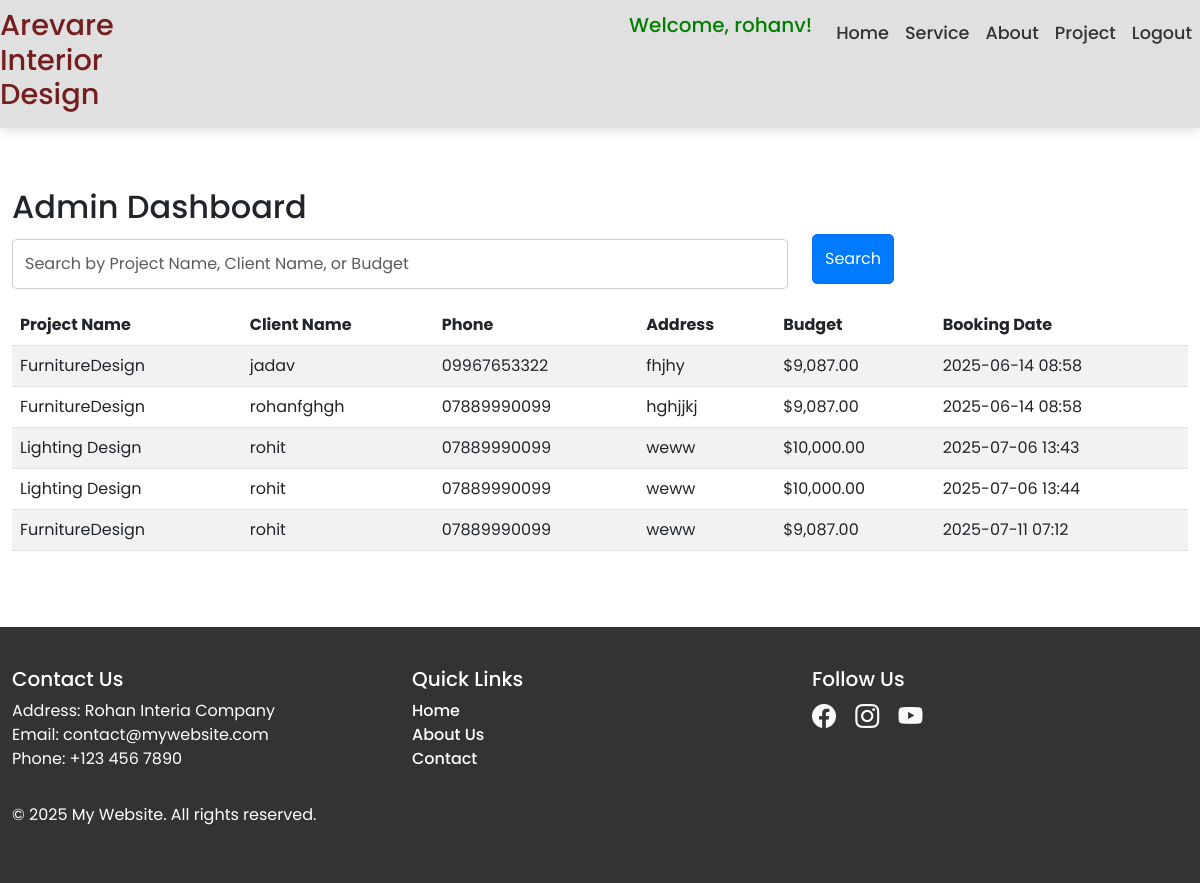
The page /booking/admin-dashboard/ (signed in) on the database its author committed.
### users/models.py (models this page shows)
class CustomUser(AbstractUser):
    email = models.EmailField(unique=True)

### booking/models.py (models this page shows, shortened)
class Booking(models.Model):
    PENDING = 'PENDING'
    PAID = 'PAID'
    FAILED = 'FAILED'
    PAYMENT_STATUS_CHOICES = [
        (PENDING, 'Pending'),
        (PAID, 'Paid'),
        (FAILED, 'Failed'),
    ]
    user = models.ForeignKey(settings.AUTH_USER_MODEL, on_delete=models.CASCADE)
    project = models.ForeignKey('project.ConstructionProject', on_delete=models.CASCADE)
    name = models.CharField(max_length=255)  # Client's name
    address = models.TextField()
    phone = models.CharField(max_length=20)
    budget = models.DecimalField(max_digits=10, decimal_places=2)
    payment_status = models.CharField(max_length=10, choices=PAYMENT_STATUS_CHOICES, default=PENDING)
    created_at = models.DateTimeField(auto_now_add=True)
    partial_payment_amount = models.DecimalField(max_digits=10, decimal_places=2, default=0.0)
    razorpay_order_id = models.CharField(max_length=255, blank=True, null=True)  # Store Razorpay order ID
    other_field = models.CharField(max_length=255, blank=True, null=True)  # Example for another custom field
    first_instrument_amount = models.DecimalField(max_digits=10, decimal_places=2, default=0.0)  # Amount for first instrument
    second_instrument_amount = models.DecimalField(max_digits=10, decimal_places=2, default=0.0)  # Amount for second instrument

### project/models.py (models this page shows, shortened)
class ConstructionProject(models.Model):
    project_name = models.CharField(max_length=255)
    start_date = models.DateField()
    end_date = models.DateField()
    location = models.CharField(max_length=255)
    budget = models.DecimalField(max_digits=12, decimal_places=2)
    description = models.CharField(max_length=200)
    image = models.ImageField(upload_to='project/', blank=True, null=True, verbose_name="Project Image")

### booking/views.py (the view, shortened to what this page needs)
# urls.py: path('admin-dashboard/',admin_dashboard1, name='admin_dashboard'),
def admin_dashboard1(request):
    search_query = request.GET.get('search_query', '')
    payment_status_query = request.GET.get('payment_status', '')
    bookings = Booking.objects.all()
    if payment_status_query:
        bookings = bookings.filter(payment_status=payment_status_query)
    for booking in bookings:
        total_payment = booking.partial_payment_amount + booking.second_instrument_amount
        remaining_balance = booking.budget - total_payment
        booking.total_payment = total_payment
        booking.remaining_balance = remaining_balance
    return render(request, 'bookings/admin_dashboard.html', {
        'bookings': bookings,
        'search_query': search_query,
        'payment_status_query': payment_status_query,
    })

### templates/bookings/admin_dashboard.html
{% extends 'base.html' %}
{% load humanize %}
{% block content %}
    <div class="container">
        <h2>Admin Dashboard</h2>
        <form method="get" action="">
            <div class="row mb-3">
                <div class="col-md-8">
                    <input type="text" class="form-control" name="search_query" placeholder="Search by Project Name, Client Name, or Budget" value="{{ request.GET.search_query }}">
                </div>
                <div class="col-md-2">
                    <button type="submit" class="btn btn-primary">Search</button>
                </div>
            </div>
        </form>
        {% if bookings %}
            <table class="table table-striped">
                <thead>
                    <tr>
                        <th>Project Name</th>
                        <th>Client Name</th>
                        <th>Phone</th>
                        <th>Address</th>
                        <th>Budget</th>
                        <th>Booking Date</th>
                    </tr>
                </thead>
                <tbody>
                    {% for booking in bookings %}
                        <tr>
                            <td>{{ booking.project.project_name }}</td>
                            <td>{{ booking.name }}</td>
                            <td>{{ booking.phone }}</td>
                            <td>{{ booking.address }}</td>
                            <td>${{ booking.budget|intcomma }}</td>
                            <td>{{ booking.created_at|date:"Y-m-d H:i" }}</td>
                        </tr>
                    {% endfor %}
                </tbody>
            </table>
        {% else %}
            <p>No bookings available.</p>
        {% endif %}
    </div>
{% endblock %}

### templates/base.html (shortened to what this page needs)
{% load static %}
<!DOCTYPE html>
<html lang="en">
<head>
    <link rel="stylesheet" href="{% static 'css/styles.css' %}">
    <link rel="stylesheet" href="{% static 'css/style.css' %}">
    <link rel="stylesheet" href="{% static 'css/stylese.css' %}">
    <link rel="stylesheet" href="{% static 'css/all.css' %}">
    <link href="https://cdn.jsdelivr.net/npm/bootstrap-icons/font/bootstrap-icons.css" rel="stylesheet">
    <link href="https://cdn.jsdelivr.net/npm/bootstrap@5.3.0-alpha1/dist/css/bootstrap.min.css" rel="stylesheet">
    <link rel="stylesheet" href="https://cdnjs.cloudflare.com/ajax/libs/font-awesome/5.15.4/css/all.min.css">
</head>
<body>
    <header>
        <nav class="navbar navbar-expand-lg">
                <div id="navbarNav" class="collapse navbar-collapse">
                    <ul class="navbar-nav ms-auto">
                         <h1 class="nav-link1">Arevare Interior Design</h1>
                        {% if user.is_authenticated %}
                        <h4 class="navbar-brand" style="color: green;">Welcome, {{ user.username }}!</h4>
                        {% if request.user.is_staff %}
                        <a class="nav-link active" href="{% url 'booking:admin_dashboard' %}">Admin Dashboard</a>
                        <li class="nav-item"><a class="nav-link active" href="{% url 'admin_logout' %}">Logout</a></li>
                        {% else %}
                        <li class="nav-item"><a class="nav-link" href="{% url 'home2' %}">Home</a></li>
                        <li class="nav-item"><a class="nav-link" href="{% url 'home1' %}">Service</a></li>
                        <li class="nav-item"><a class="nav-link" href="{% url 'about' %}">About</a></li>
                        <li class="nav-item"><a class="nav-link" href="{% url 'project_list' %}">Project</a></li>
                        <li class="nav-item"><a class="nav-link" href="{% url 'logout' %}">Logout</a></li>
                        {% endif %}
                        {% endif %}
                    </ul>
                </div>
        </nav>
    </header>
    <section class="content-section">
        {% block content %}{% endblock %}
    </section>
    <footer>
        <div class="container">
            <div class="row">
                <div class="col-md-4 mb-3">
                    <h5>Contact Us</h5>
                    <p>
                        Address: Rohan Interia Company<br>
                        Email: contact@mywebsite.com<br>
                        Phone: +123 456 7890
                    </p>
                </div>
                <div class="col-md-4 mb-3">
                    <h5>Quick Links</h5>
                    <ul class="list-unstyled">
                        <li><a href="{% url 'project_list' %}" class="text-white">Home</a></li>
                        <li><a href="{% url 'about' %}" class="text-white">About Us</a></li>
                        <li><a href="{% url 'contact' %}" class="text-white">Contact</a></li>
                    </ul>
                </div>
                <div class="col-md-4 mb-3">
                    <h5>Follow Us</h5>
                    <div class="social-icons">
                        <a href="https://facebook.com" target="_blank"><i class="bi bi-facebook"></i></a>
                        <a href="https://instagram.com" target="_blank"><i class="bi bi-instagram"></i></a>
                        <a href="https://youtube.com" target="_blank"><i class="bi bi-youtube"></i></a>
                    </div>
                </div>
            </div>
            <p>&copy; 2025 My Website. All rights reserved.</p>
        </div>
    </footer>
</body>
</html>

### static/css/styles.css (style rules this page uses)
.nav-link { font-size: 16px; }
.navbar-nav .nav-link { color: #ffffff; font-size: 20px; transition: all 0.3s ease; }
body, html { margin: 0; padding: 0; height: 100%; }
input.form-control { border-radius: 5px; border: 1px solid #ccc; padding: 12px; margin-top: 5px; transition: border-color 0.3s ease, box-shadow 0.3s ease; }
button[type="submit"] { background-color: #007bff; color: white; border-radius: 5px; padding: 12px; font-size: 16px; transition: background-color 0.3s ease; }
a { color: #007bff; text-decoration: none; font-weight: 500; }

### static/css/style.css (style rules this page uses)
body { font-family: Arial, sans-serif; }
.container { margin-top: 50px; }

### static/css/stylese.css (style rules this page uses)
:root { --font-family: "Poppins", sans-serif; --font-color-primary: #fff; --font-color-secundary: #1680ac; --font-color-menu: #222; --bg-primary: #2696e9; --bg-secundary: #fff; }
* { margin: 0; padding: 0; box-sizing: border-box; font-family: var(--font-family); }

### templates/base.html (style rules this page uses)
.navbar { position: sticky; top: 0; z-index: 1000; background: rgba(255, 255, 255, 0.85); backdrop-filter: blur(10px); box-shadow: 0 4px 10px rgba(0, 0, 0, 0.1); transition: background 0.3s ease; }
.navbar-nav .nav-link { color: #333; font-size: 1.1rem; font-weight: 500; padding: 12px 18px; position: relative; transition: all 0.3s ease; }
.navbar-nav .nav-link1 { color:#751e1e; font-size: 1.8rem; padding-right: 28rem; }
footer { background-color: #333; color: #fff; padding: 40px 0; }
footer h5 { color: #fff; }
footer a { color: #f8f9fa; text-decoration: none; }
footer .social-icons i { font-size: 1.5rem; margin-right: 15px; color: #f8f9fa; transition: color 0.3s ease; }
.container { max-width: 1200px; margin: 0 auto; }
.content-section { padding: 60px 0; }

### rows shown on the page
CustomUser: username "rohanv"
Booking: project.project_name "FurnitureDesign", name "jadav", phone "09967653322", address "fhjhy", budget "9,087.00", created_at "2025-06-14 08:58"
Booking: project.project_name "FurnitureDesign", name "rohanfghgh", phone "07889990099", address "hghjjkj", budget "9,087.00", created_at "2025-06-14 08:58"
Booking: project.project_name "Lighting Design", name "rohit", phone "07889990099", address "weww", budget "10,000.00", created_at "2025-07-06 13:43"
Booking: project.project_name "Lighting Design", name "rohit", phone "07889990099", address "weww", budget "10,000.00", created_at "2025-07-06 13:44"
Booking: project.project_name "FurnitureDesign", name "rohit", phone "07889990099", address "weww", budget "9,087.00", created_at "2025-07-11 07:12"
